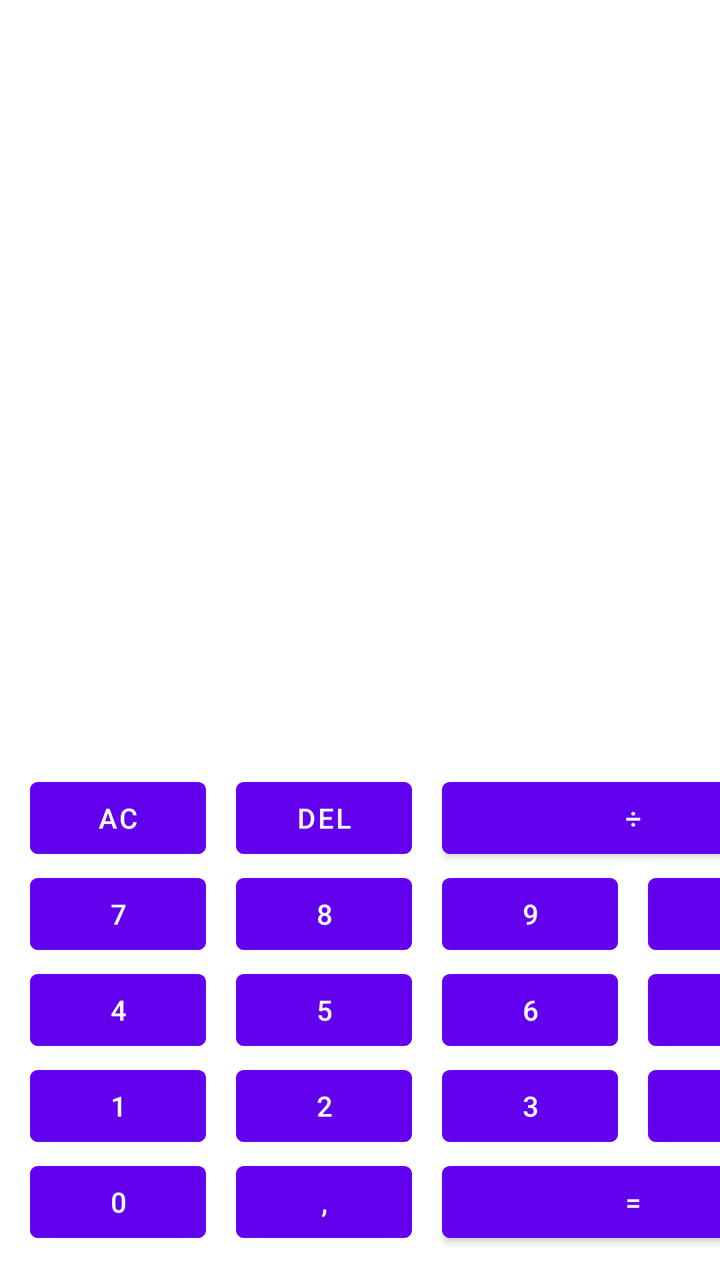
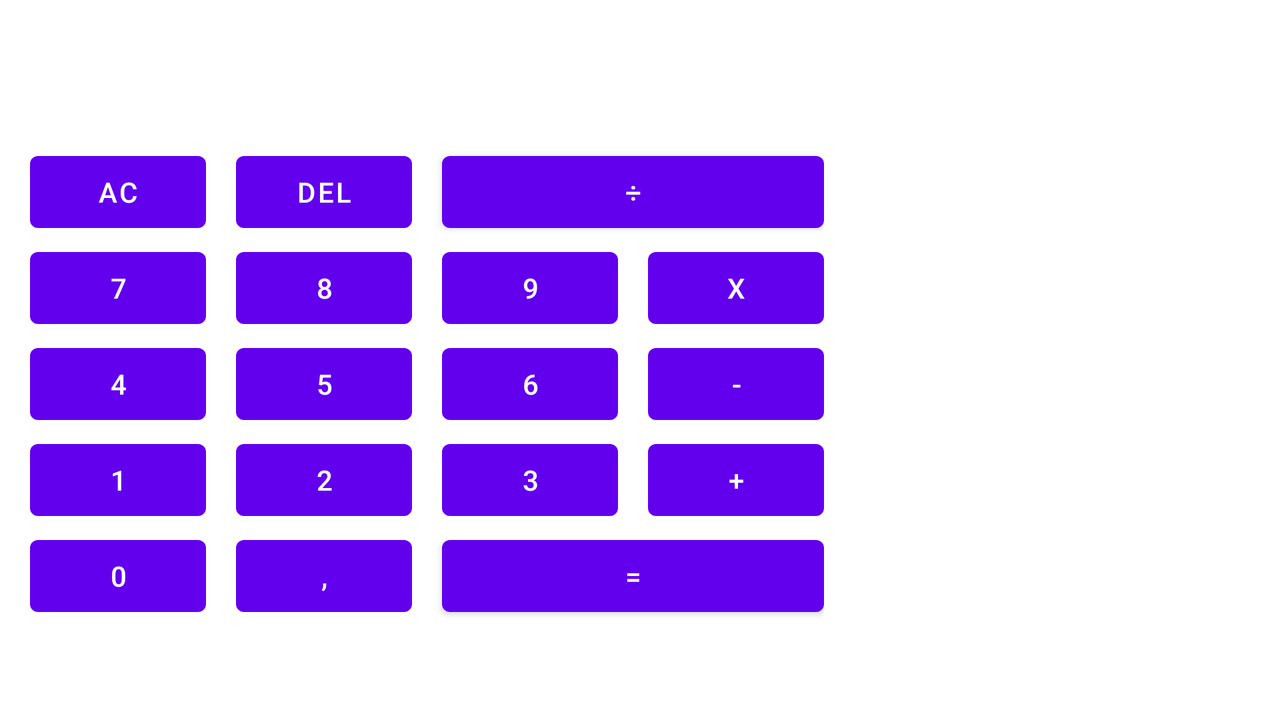

An Android layout and its configuration variant, each rendered on a device that would load it. The default file and the variant file are quoted in full after the pictures.
<!-- AndroidManifest.xml: application theme Theme.Android_part_1 -->
<!-- res/layout/activity_main.xml -->
<?xml version="1.0" encoding="utf-8"?>
<LinearLayout xmlns:android="http://schemas.android.com/apk/res/android"
    xmlns:app="http://schemas.android.com/apk/res-auto"
    xmlns:tools="http://schemas.android.com/tools"
    android:layout_width="match_parent"
    android:layout_height="match_parent"
    android:background="@drawable/calc_background"
    android:orientation="vertical"
    tools:context=".MainActivity">

    <TextView
        android:id="@+id/tw_calc_result"
        android:layout_width="match_parent"
        android:layout_height="@dimen/zero_height"
        android:layout_marginEnd="@dimen/margin_end"
        android:layout_weight="1"
        android:gravity="end"
        android:textSize="@dimen/calc_result_text_size"
        app:layout_constraintEnd_toEndOf="parent"
        app:layout_constraintStart_toStartOf="parent"
        app:layout_constraintTop_toTopOf="parent" />

    <TextView
        android:id="@+id/tw_current_operation"
        android:layout_width="match_parent"
        android:layout_height="wrap_content"
        android:layout_marginEnd="@dimen/margin_end"
        android:gravity="end"
        android:textSize="@dimen/entering_numbers_text_size"
        android:textStyle="bold" />

    <include
        layout="@layout/digit_panel"
        android:layout_width="wrap_content"
        android:layout_height="wrap_content"
        android:layout_marginBottom="@dimen/margin_bottom" />

</LinearLayout>
<!-- res/layout/digit_panel.xml (included above) -->
<?xml version="1.0" encoding="utf-8"?>
<androidx.constraintlayout.widget.ConstraintLayout xmlns:android="http://schemas.android.com/apk/res/android"
    xmlns:app="http://schemas.android.com/apk/res-auto"
    android:layout_width="match_parent"
    android:layout_height="match_parent"

    >

    <com.google.android.material.button.MaterialButton
        android:id="@+id/bt_ac"
        android:layout_width="wrap_content"
        android:layout_height="wrap_content"
        android:layout_marginStart="@dimen/margin_start"
        android:layout_marginTop="@dimen/margin_top"
        android:text="@string/bt_ac"
        android:theme="@style/OperationButton"
        app:layout_constraintStart_toStartOf="parent"
        app:layout_constraintTop_toTopOf="parent" />

    <com.google.android.material.button.MaterialButton
        android:id="@+id/bt_del"
        android:layout_width="wrap_content"
        android:layout_height="wrap_content"
        android:layout_marginStart="@dimen/margin_start"
        android:layout_marginTop="@dimen/margin_top"
        android:text="@string/bt_del"
        android:theme="@style/OperationButton"
        app:layout_constraintStart_toEndOf="@+id/bt_ac"
        app:layout_constraintTop_toTopOf="parent" />

    <com.google.android.material.button.MaterialButton
        android:id="@+id/bt_percent"
        android:layout_width="wrap_content"
        android:layout_height="wrap_content"
        android:layout_marginStart="@dimen/margin_start"
        android:layout_marginTop="@dimen/margin_top"
        android:text="@string/bt_percent"
        android:visibility="gone"
        app:layout_constraintStart_toEndOf="@+id/bt_del"
        app:layout_constraintTop_toTopOf="parent" />

    <com.google.android.material.button.MaterialButton
        android:id="@+id/bt_division"
        android:layout_width="@dimen/zero_width"
        android:layout_height="wrap_content"
        android:text="@string/bt_division"
        android:theme="@style/OperationButton"
        app:layout_constraintBottom_toTopOf="@+id/bt_dig_9"
        app:layout_constraintEnd_toEndOf="@+id/bt_multiplication"
        app:layout_constraintStart_toStartOf="@+id/bt_dig_9" />

    <com.google.android.material.button.MaterialButton
        android:id="@+id/bt_dig_7"
        android:layout_width="wrap_content"
        android:layout_height="wrap_content"
        android:layout_marginStart="@dimen/margin_start"
        android:text="@string/dig_7"
        app:layout_constraintStart_toStartOf="parent"
        app:layout_constraintTop_toBottomOf="@+id/bt_ac" />

    <Button
        android:id="@+id/bt_dig_8"
        android:layout_width="wrap_content"
        android:layout_height="wrap_content"
        android:layout_marginStart="@dimen/margin_start"
        android:text="@string/dig_8"
        app:layout_constraintStart_toEndOf="@+id/bt_dig_7"
        app:layout_constraintTop_toBottomOf="@+id/bt_del" />

    <com.google.android.material.button.MaterialButton
        android:id="@+id/bt_dig_9"
        android:layout_width="wrap_content"
        android:layout_height="wrap_content"
        android:layout_marginStart="@dimen/margin_start"
        android:text="@string/dig_9"
        app:layout_constraintStart_toEndOf="@id/bt_dig_8"
        app:layout_constraintTop_toBottomOf="@+id/bt_del" />

    <com.google.android.material.button.MaterialButton
        android:id="@+id/bt_multiplication"
        android:layout_width="wrap_content"
        android:layout_height="wrap_content"
        android:layout_marginStart="@dimen/margin_start"
        android:layout_marginEnd="@dimen/margin_end"
        android:text="@string/bt_multiplication"
        android:theme="@style/OperationButton"
        app:layout_constraintStart_toEndOf="@+id/bt_dig_9"
        app:layout_constraintTop_toBottomOf="@+id/bt_del" />

    <com.google.android.material.button.MaterialButton
        android:id="@+id/bt_dig_4"
        android:layout_width="wrap_content"
        android:layout_height="wrap_content"
        android:text="@string/dig_4"
        app:layout_constraintEnd_toStartOf="@+id/bt_dig_8"
        app:layout_constraintStart_toStartOf="parent"
        app:layout_constraintTop_toBottomOf="@+id/bt_dig_7" />

    <com.google.android.material.button.MaterialButton
        android:id="@+id/bt_dig_5"
        android:layout_width="wrap_content"
        android:layout_height="wrap_content"
        android:layout_marginStart="@dimen/margin_start"
        android:text="@string/dig_5"
        app:layout_constraintStart_toEndOf="@+id/bt_dig_4"
        app:layout_constraintTop_toBottomOf="@id/bt_dig_8" />

    <com.google.android.material.button.MaterialButton
        android:id="@+id/bt_dig_6"
        android:layout_width="wrap_content"
        android:layout_height="wrap_content"
        android:layout_marginStart="@dimen/margin_start"
        android:text="@string/dig_6"
        app:layout_constraintStart_toEndOf="@+id/bt_dig_5"
        app:layout_constraintTop_toBottomOf="@+id/bt_dig_9" />

    <com.google.android.material.button.MaterialButton
        android:id="@+id/bt_minus"
        android:layout_width="wrap_content"
        android:layout_height="wrap_content"
        android:layout_marginStart="@dimen/margin_start"
        android:layout_marginEnd="@dimen/margin_end"
        android:text="@string/bt_minus"
        android:theme="@style/OperationButton"
        app:layout_constraintStart_toEndOf="@+id/bt_dig_6"
        app:layout_constraintTop_toBottomOf="@+id/bt_multiplication" />

    <com.google.android.material.button.MaterialButton
        android:id="@+id/bt_dig_1"
        android:layout_width="wrap_content"
        android:layout_height="wrap_content"
        android:layout_marginStart="@dimen/margin_start"
        android:text="@string/dig_1"
        app:layout_constraintStart_toStartOf="parent"
        app:layout_constraintTop_toBottomOf="@id/bt_dig_4" />

    <com.google.android.material.button.MaterialButton
        android:id="@+id/bt_dig_2"
        android:layout_width="wrap_content"
        android:layout_height="wrap_content"
        android:layout_marginStart="@dimen/margin_start"
        android:text="@string/dig_2"
        app:layout_constraintStart_toEndOf="@+id/bt_dig_1"
        app:layout_constraintTop_toBottomOf="@id/bt_dig_5" />

    <com.google.android.material.button.MaterialButton
        android:id="@+id/bt_dig_3"
        android:layout_width="wrap_content"
        android:layout_height="wrap_content"
        android:layout_marginStart="@dimen/margin_start"
        android:text="@string/dig_3"
        app:layout_constraintStart_toEndOf="@+id/bt_dig_2"
        app:layout_constraintTop_toBottomOf="@+id/bt_dig_6" />

    <com.google.android.material.button.MaterialButton
        android:id="@+id/bt_add"
        android:layout_width="wrap_content"
        android:layout_height="wrap_content"
        android:layout_marginStart="@dimen/margin_start"
        android:layout_marginEnd="@dimen/margin_end"
        android:text="@string/bt_add"
        android:theme="@style/OperationButton"
        app:layout_constraintStart_toEndOf="@+id/bt_dig_3"
        app:layout_constraintTop_toBottomOf="@+id/bt_minus" />

    <com.google.android.material.button.MaterialButton
        android:id="@+id/bt_dig_0"
        android:layout_width="wrap_content"
        android:layout_height="wrap_content"
        android:layout_marginStart="@dimen/margin_start"
        android:text="@string/dig_0"
        app:layout_constraintStart_toStartOf="parent"
        app:layout_constraintTop_toBottomOf="@+id/bt_dig_1" />

    <com.google.android.material.button.MaterialButton
        android:id="@+id/bt_digit_separator"
        android:layout_width="wrap_content"
        android:layout_height="wrap_content"
        android:layout_marginStart="@dimen/margin_start"
        android:text="@string/bt_digit_separator"
        app:layout_constraintStart_toEndOf="@+id/bt_dig_0"
        app:layout_constraintTop_toBottomOf="@+id/bt_dig_2" />

    <com.google.android.material.button.MaterialButton
        android:id="@+id/bt_equally"
        android:layout_width="@dimen/zero_width"
        android:layout_height="wrap_content"
        android:layout_marginStart="@dimen/margin_start"
        android:text="@string/bt_equally"
        android:theme="@style/OperationButton"
        app:layout_constraintEnd_toEndOf="@+id/bt_add"
        app:layout_constraintStart_toEndOf="@+id/bt_digit_separator"
        app:layout_constraintTop_toBottomOf="@+id/bt_add" />

</androidx.constraintlayout.widget.ConstraintLayout>
<!-- resources referenced by this layout -->
<resources>
  <dimen name="calc_result_text_size">15sp</dimen>
  <dimen name="entering_numbers_text_size">20sp</dimen>
  <dimen name="margin_bottom">15dp</dimen>
  <dimen name="margin_end">15dp</dimen>
  <dimen name="margin_start">15dp</dimen>
  <dimen name="margin_top">15dp</dimen>
  <dimen name="zero_height">0dp</dimen>
  <dimen name="zero_width">0dp</dimen>
  <string name="bt_ac">AC</string>
  <string name="bt_add">+</string>
  <string name="bt_del">DEL</string>
  <string name="bt_digit_separator">,</string>
  <string name="bt_division">÷</string>
  <string name="bt_equally">=</string>
  <string name="bt_minus">-</string>
  <string name="bt_multiplication">x</string>
  <string name="bt_percent">%</string>
  <string name="dig_0">0</string>
  <string name="dig_1">1</string>
  <string name="dig_2">2</string>
  <string name="dig_3">3</string>
  <string name="dig_4">4</string>
  <string name="dig_5">5</string>
  <string name="dig_6">6</string>
  <string name="dig_7">7</string>
  <string name="dig_8">8</string>
  <string name="dig_9">9</string>
  <!-- from res/values-night/ (not used when drawing this layout) -->
  <style name="OperationButton" parent="Theme.Android_part_1">
          <item name="colorPrimary">@color/orange</item>
          <item name="colorOnPrimary">@color/white</item>
      </style>
  <style name="Theme.Android_part_1" parent="Theme.MaterialComponents.DayNight.DarkActionBar">
          
          <item name="colorPrimary">@color/purple_500</item>
          <item name="colorPrimaryVariant">@color/purple_700</item>
          <item name="colorOnPrimary">@color/white</item>
          
          <item name="colorSecondary">@color/teal_200</item>
          <item name="colorSecondaryVariant">@color/teal_700</item>
          <item name="colorOnSecondary">@color/black</item>
          
          <item name="android:statusBarColor" tools:targetApi="l">?attr/colorPrimaryVariant</item>
          
      </style>
  <color name="orange">#FF7700</color>
  <color name="white">#FFFFFFFF</color>
  <color name="purple_500">#FF6200EE</color>
  <color name="purple_700">#FF3700B3</color>
  <color name="teal_200">#FF03DAC5</color>
  <color name="teal_700">#FF018786</color>
  <color name="black">#FF000000</color>
</resources>
<!-- res/layout-land/activity_main.xml (the repository's variant of the layout above) -->
<!-- drawn on the phone turned sideways -->
<?xml version="1.0" encoding="utf-8"?>
<androidx.constraintlayout.widget.ConstraintLayout xmlns:android="http://schemas.android.com/apk/res/android"
    xmlns:app="http://schemas.android.com/apk/res-auto"
    xmlns:tools="http://schemas.android.com/tools"
    android:layout_width="match_parent"
    android:layout_height="match_parent"
    android:background="@drawable/calc_background"
    tools:context=".MainActivity">

    <TextView
        android:id="@+id/tw_current_operation"
        android:layout_width="match_parent"
        android:layout_height="wrap_content"
        android:layout_marginStart="@dimen/margin_start"
        android:layout_marginTop="@dimen/margin_top"
        android:layout_marginEnd="@dimen/margin_end"
        android:gravity="end"
        android:textSize="@dimen/entering_numbers_text_size"
        android:textStyle="bold"
        app:layout_constraintTop_toTopOf="parent" />

    <include
        android:id="@+id/include"
        layout="@layout/digit_panel"
        android:layout_width="wrap_content"
        android:layout_height="wrap_content"
        android:layout_marginTop="@dimen/margin_top"
        app:layout_constraintTop_toBottomOf="@+id/tw_current_operation" />

    <TextView
        android:id="@+id/tw_calc_result"
        android:layout_width="0dp"
        android:layout_height="0dp"
        android:layout_marginTop="@dimen/margin_top"
        android:layout_marginEnd="@dimen/margin_end"
        android:layout_marginBottom="@dimen/margin_bottom"
        android:layout_weight="1"
        android:gravity="end"
        android:textSize="@dimen/calc_result_text_size"
        app:layout_constraintBottom_toBottomOf="parent"
        app:layout_constraintEnd_toEndOf="parent"
        app:layout_constraintStart_toEndOf="@+id/include"
        app:layout_constraintTop_toBottomOf="@+id/tw_current_operation" />


</androidx.constraintlayout.widget.ConstraintLayout>
<!-- resources referenced by the variant -->
<!-- as the phone turned sideways resolves them -->
<resources>
  <dimen name="calc_result_text_size">15sp</dimen>
  <dimen name="entering_numbers_text_size">20sp</dimen>
  <dimen name="margin_bottom">15dp</dimen>
  <dimen name="margin_end">15dp</dimen>
  <dimen name="margin_start">15dp</dimen>
  <dimen name="margin_top">15dp</dimen>
  <dimen name="zero_width">0dp</dimen>
  <string name="bt_ac">AC</string>
  <string name="bt_add">+</string>
  <string name="bt_del">DEL</string>
  <string name="bt_digit_separator">,</string>
  <string name="bt_division">÷</string>
  <string name="bt_equally">=</string>
  <string name="bt_minus">-</string>
  <string name="bt_multiplication">x</string>
  <string name="bt_percent">%</string>
  <string name="dig_0">0</string>
  <string name="dig_1">1</string>
  <string name="dig_2">2</string>
  <string name="dig_3">3</string>
  <string name="dig_4">4</string>
  <string name="dig_5">5</string>
  <string name="dig_6">6</string>
  <string name="dig_7">7</string>
  <string name="dig_8">8</string>
  <string name="dig_9">9</string>
  <!-- from res/values-night/ (not used when drawing this layout) -->
  <style name="OperationButton" parent="Theme.Android_part_1">
          <item name="colorPrimary">@color/orange</item>
          <item name="colorOnPrimary">@color/white</item>
      </style>
  <style name="Theme.Android_part_1" parent="Theme.MaterialComponents.DayNight.DarkActionBar">
          
          <item name="colorPrimary">@color/purple_500</item>
          <item name="colorPrimaryVariant">@color/purple_700</item>
          <item name="colorOnPrimary">@color/white</item>
          
          <item name="colorSecondary">@color/teal_200</item>
          <item name="colorSecondaryVariant">@color/teal_700</item>
          <item name="colorOnSecondary">@color/black</item>
          
          <item name="android:statusBarColor" tools:targetApi="l">?attr/colorPrimaryVariant</item>
          
      </style>
  <color name="orange">#FF7700</color>
  <color name="white">#FFFFFFFF</color>
  <color name="purple_500">#FF6200EE</color>
  <color name="purple_700">#FF3700B3</color>
  <color name="teal_200">#FF03DAC5</color>
  <color name="teal_700">#FF018786</color>
  <color name="black">#FF000000</color>
</resources>
